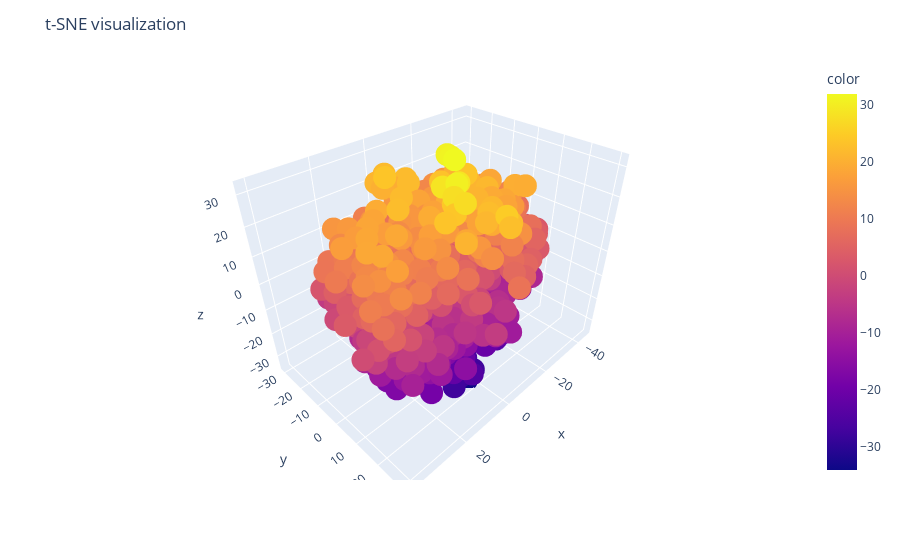

Notebook code cell kept with this figure:
### Code cell
tsne = TSNE(n_components=3, random_state=42,perplexity=49,init='pca')
X_tsne = tsne.fit_transform(new)
y=X_tsne[:, 2]
fig = px.scatter_3d(x=X_tsne[:, 0], y=X_tsne[:, 1],z=X_tsne[:, 2], color=y)
fig.update_layout(
    title="t-SNE visualization",
    xaxis_title="First t-SNE",
    yaxis_title="Second t-SNE",
)
fig.show()

### Figure 1 — Plotly figure (JSON) as saved in the notebook; plotly's stock layout.template omitted (floating-point values rounded to 4 significant figures; data arrays with more than 128 entries replaced by an {"elided": "..."} marker saying what was removed)
{"data": [{"hovertemplate": "x=%{x}<br>y=%{y}<br>z=%{z}<br>color=%{marker.color}<extra></extra>", "legendgroup": "", "marker": {"color": {"elided": "700 float values"}, "coloraxis": "coloraxis", "symbol": "circle"}, "mode": "markers", "name": "", "scene": "scene", "showlegend": false, "type": "scatter3d", "x": {"elided": "700 float values"}, "y": {"elided": "700 float values"}, "z": {"elided": "700 float values"}}], "layout": {"coloraxis": {"colorbar": {"title": {"text": "color"}}, "colorscale": [[0, "#0d0887"], [0.1111, "#46039f"], [0.2222, "#7201a8"], [0.3333, "#9c179e"], [0.4444, "#bd3786"], [0.5556, "#d8576b"], [0.6667, "#ed7953"], [0.7778, "#fb9f3a"], [0.8889, "#fdca26"], [1, "#f0f921"]]}, "legend": {"tracegroupgap": 0}, "margin": {"t": 60}, "scene": {"domain": {"x": [0, 1], "y": [0, 1]}, "xaxis": {"title": {"text": "x"}}, "yaxis": {"title": {"text": "y"}}, "zaxis": {"title": {"text": "z"}}}, "title": {"text": "t-SNE visualization"}, "xaxis": {"title": {"text": "First t-SNE"}}, "yaxis": {"title": {"text": "Second t-SNE"}}}}
